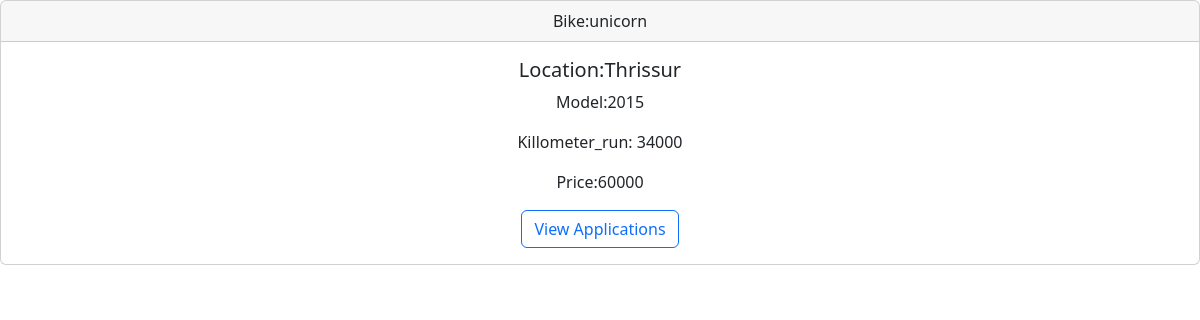
The app's page /usedbikes/bikes/details/8 with its own data.
### usedbikes/models.py (models this page shows)
class Bikes(models.Model):
    bike_name=models.CharField(max_length=150)
    company=models.ForeignKey(User,on_delete=models.CASCADE,related_name="company")
    location=models.CharField(max_length=120)
    model=models.PositiveIntegerField(null=True)
    killometer_run=models.PositiveIntegerField(null=True)
    price=models.PositiveIntegerField(default=0)
    created_date=models.DateField(auto_now_add=True)
    active_status=models.BooleanField(default=True)
    bike_photo=models.ImageField(upload_to="bike_photo",null=True)
    description=models.CharField(max_length=150)

### usedbikes/views.py (the view)
# urls.py: path("bikes/details/<int:id>",views.Detailview.as_view(),name="details"),
class Detailview(View):
    def get(self,request,id):
        qs=Bikes.objects.get(id=id)
        return render(request,"bikes-detail.html",{"bikes":qs})

### usedbikes/templates/bikes-detail.html (shortened to what this page needs)
<!DOCTYPE html>
<html lang="en">
<head>
<link href="https://cdn.jsdelivr.net/npm/bootstrap@5.2.0-beta1/dist/css/bootstrap.min.css" rel="stylesheet">
</head>
<body>
<div class="card text-center">
  <div class="card-header">
    Bike:{{bikes.bike_name}}
  </div>
  <div class="card-body">
    <h5 class="card-title">Location:{{bikes.location}}</h5>
    <p class="card-text">
        Model:{{bikes.model}}
    </p>
          <p class="card-text">
           Killometer_run:   {{bikes.killometer_run}}
          </p>
          <p class="card-text">
              Price:{{bikes.price}}
          </p>
             <div>
                                    <a href="{%url 'veh-applist' bikes.id%}" class="btn btn-outline-primary">View Applications</a>
             </div>
  </div>
</div>
</body>
</html>

### records on screen
Bikes: bike_name "unicorn", location "Thrissur", model "2015", killometer_run "34000", price "60000"
